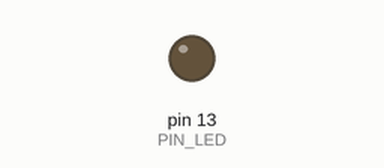
Recording of a sketch running on a simulated Arduino Nano, built with avr-gcc and run on an emulated ATmega328P. Parts: output pins drawn as LEDs (lit = HIGH). What the sketch prints to the serial monitor is not drawn.

Above: at 4.38 s.
Timing chart, 0 to 9.1 s (numbered marks = the images above):
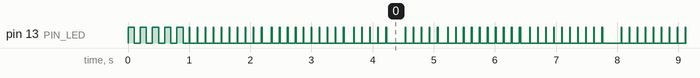

The sketch:

arduino_nano_tick_streamer.ino
```cpp
/*
 * ==============================================================================
 * NEUROQUANT-LOB: ARDUINO NANO TICK STREAMER (AUTONOMOUS HARDWARE DEMO)
 * ==============================================================================
 * Hardware: Arduino Nano (ATmega328P) -> Digilent Arty S7-25
 * Pins:     Nano TX1 -> Arty S7 IO0 | Nano RX0 -> Arty S7 IO1 | GND -> GND
 * Baud:     115,200 Baud (Standard 8-N-1 Serial)
 * ==============================================================================
 */

#include <stdint.h>
#include <string.h>

#define BAUD_RATE             115200
#define PIN_LED               13

#define FRAME_SYNC0_INGRESS   0x55
#define FRAME_SYNC1_INGRESS   0xAA
#define TOTAL_INGRESS_BYTES   42

uint8_t packetBuffer[TOTAL_INGRESS_BYTES];
uint32_t orderCounter = 1;

void buildItchPacket(uint8_t* buf, uint32_t orderRef, char side, uint32_t shares, const char* symbol, uint32_t priceDecicents) {
    buf[0] = FRAME_SYNC0_INGRESS;
    buf[1] = FRAME_SYNC1_INGRESS;

    // Beat 0: Type 'A', Locate=1, Tracking=2, Timestamp_hi=0x000012
    buf[2] = 0x41; buf[3] = 0x00; buf[4] = 0x01; buf[5] = 0x00; buf[6] = 0x02;
    buf[7] = 0x00; buf[8] = 0x00; buf[9] = 0x12;

    // Beat 1: Timestamp_lo=0x345678, OrderRef_hi
    buf[10] = 0x34; buf[11] = 0x56; buf[12] = 0x78;
    buf[13] = 0x00; buf[14] = 0x00; buf[15] = 0x00; buf[16] = 0x00; buf[17] = 0x00;

    // Beat 2: OrderRef_lo, Side, Shares (Big-Endian)
    buf[18] = (uint8_t)((orderRef >> 16) & 0xFF);
    buf[19] = (uint8_t)((orderRef >> 8) & 0xFF);
    buf[20] = (uint8_t)(orderRef & 0xFF);
    buf[21] = (side == 'S') ? 0x53 : 0x42;
    buf[22] = (uint8_t)((shares >> 24) & 0xFF);
    buf[23] = (uint8_t)((shares >> 16) & 0xFF);
    buf[24] = (uint8_t)((shares >> 8) & 0xFF);
    buf[25] = (uint8_t)(shares & 0xFF);

    // Beat 3: Symbol
    for (int i = 0; i < 8; i++) {
        buf[26 + i] = (i < strlen(symbol)) ? symbol[i] : ' ';
    }

    // Beat 4: Price in decicents
    buf[34] = (uint8_t)((priceDecicents >> 24) & 0xFF);
    buf[35] = (uint8_t)((priceDecicents >> 16) & 0xFF);
    buf[36] = (uint8_t)((priceDecicents >> 8) & 0xFF);
    buf[37] = (uint8_t)(priceDecicents & 0xFF);
    buf[38] = 0x00; buf[39] = 0x00; buf[40] = 0x00; buf[41] = 0x00;
}

void sendNormalTick() {
    digitalWrite(PIN_LED, HIGH);
    buildItchPacket(packetBuffer, orderCounter++, 'B', 100, "AAPL    ", 1850000);
    Serial.write(packetBuffer, TOTAL_INGRESS_BYTES);
    delay(10);
    digitalWrite(PIN_LED, LOW);
}

void sendToxicSweep() {
    digitalWrite(PIN_LED, HIGH);
    buildItchPacket(packetBuffer, orderCounter++, 'S', 5000, "AAPL    ", 1800000);
    Serial.write(packetBuffer, TOTAL_INGRESS_BYTES);
    delay(20);
    digitalWrite(PIN_LED, LOW);
}

void sendFatFingerViolation() {
    digitalWrite(PIN_LED, HIGH);
    buildItchPacket(packetBuffer, orderCounter++, 'B', 100, "AAPL    ", 2500000);
    Serial.write(packetBuffer, TOTAL_INGRESS_BYTES);
    delay(20);
    digitalWrite(PIN_LED, LOW);
}

void setup() {
    pinMode(PIN_LED, OUTPUT);
    digitalWrite(PIN_LED, LOW);
    Serial.begin(BAUD_RATE);

    // Initial LED Blink sequence on boot
    for (int i = 0; i < 5; i++) {
        digitalWrite(PIN_LED, HIGH); delay(100);
        digitalWrite(PIN_LED, LOW);  delay(100);
    }
}

unsigned long cycleCounter = 0;

void loop() {
    cycleCounter++;

    // Automatic Autonomous Hardware LED Demonstration:
    // Every 10 ticks, inject a toxic sweep (triggers LD2 LIF Spike)
    // Every 25 ticks, inject a fat-finger breach (triggers RGB0 Red Alert)
    // Otherwise, send normal compliant ticks (triggers LD1 Sync & LD3 Approved)
    if (cycleCounter % 25 == 0) {
        sendFatFingerViolation(); // LD4 flashes RED!
        delay(300);
    } else if (cycleCounter % 10 == 0) {
        sendToxicSweep();         // LD2 flashes GREEN!
        delay(150);
    } else {
        sendNormalTick();          // LD1 & LD3 flash GREEN!
        delay(120);
    }
}
```

Measured:
- by itself, pin 13 (PIN_LED): moves between LOW and HIGH, repeating every 7.3 s
- by itself, everything shown: repeats every 6.7 s, in 34 steps
